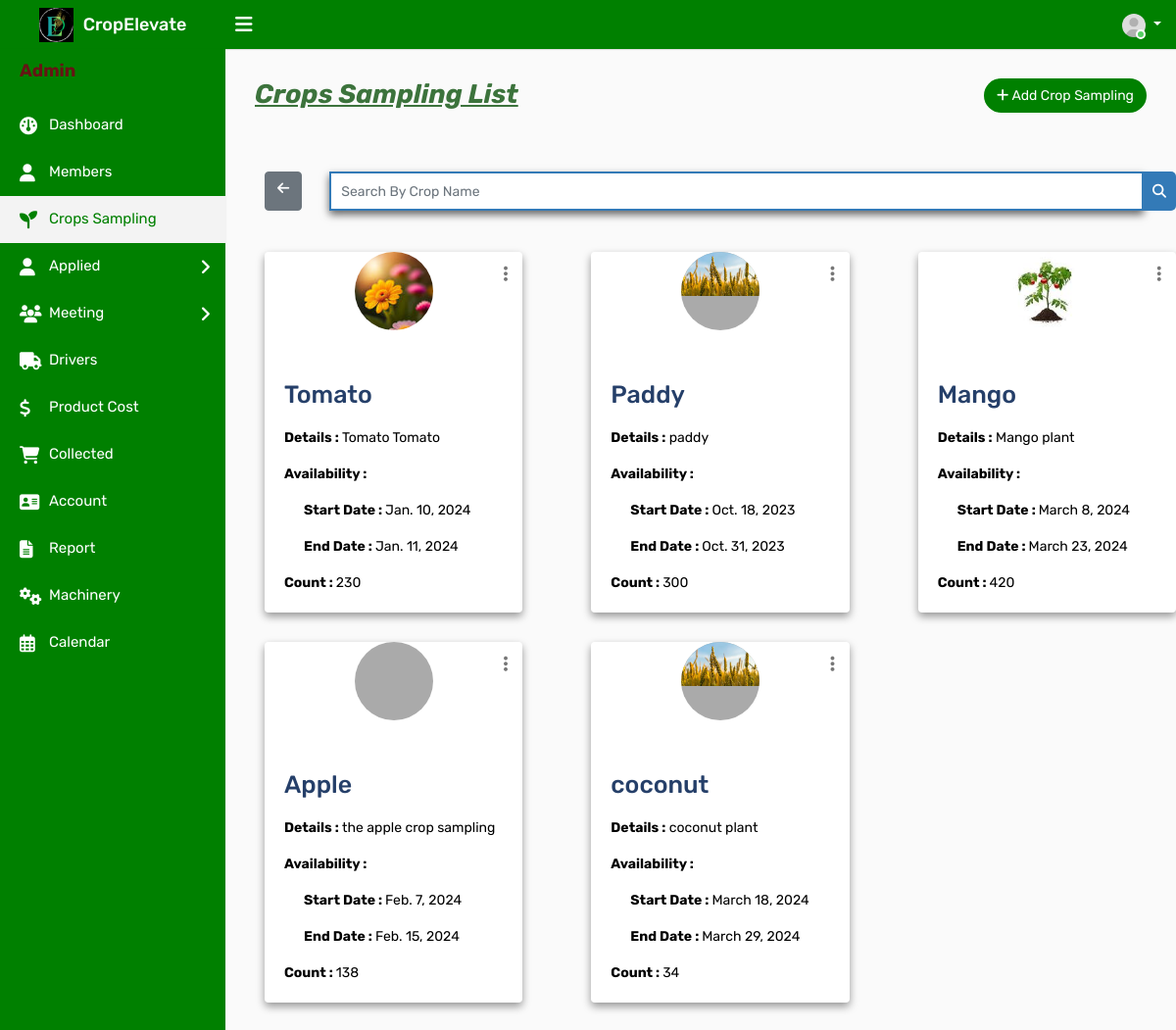
Before: /adcrop with the older database file.
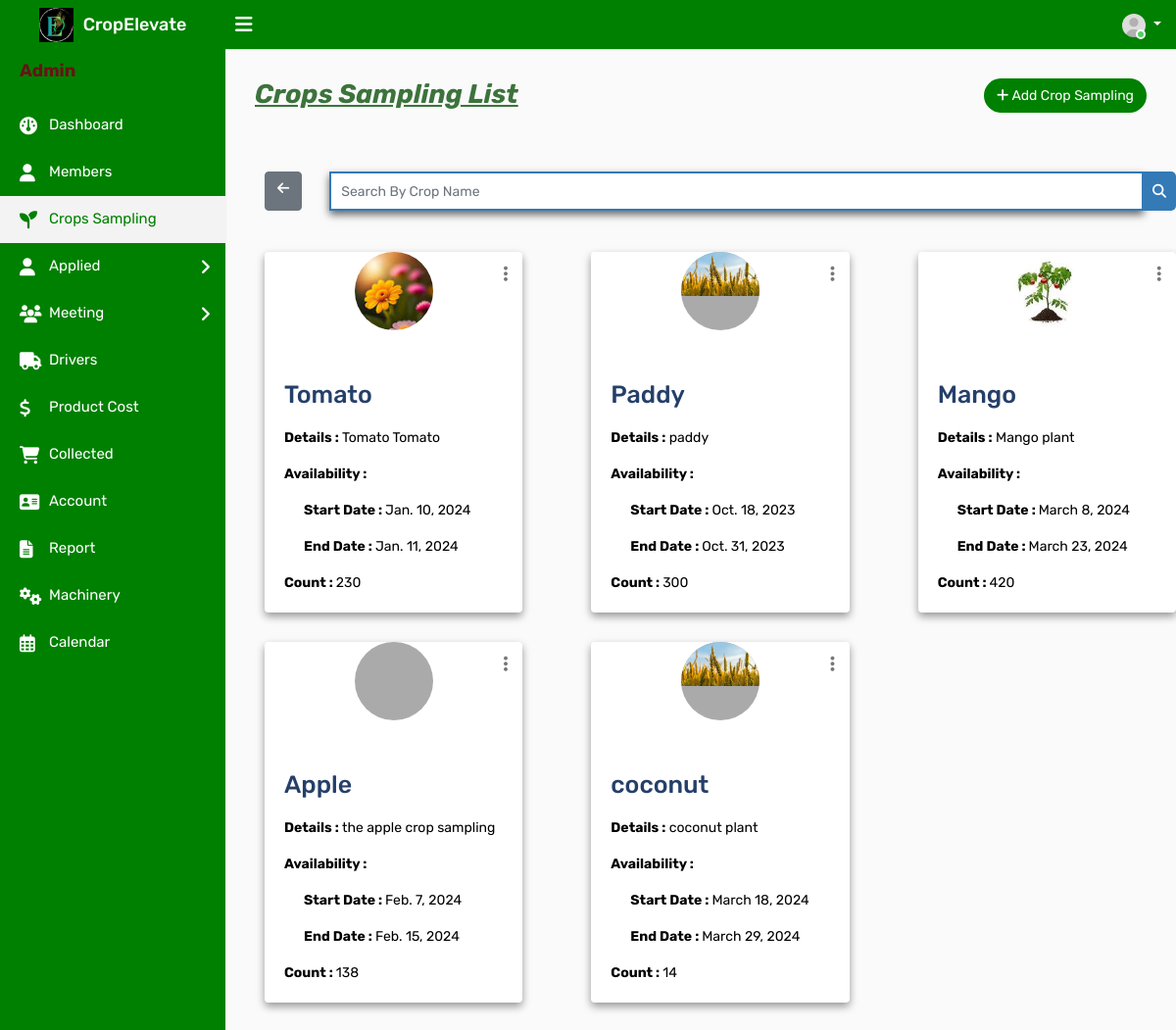
After: the same page with the newer database file.
### ceapp/models.py (models this page shows)
class Crop(models.Model):
    Namec = models.CharField(max_length=100)
    des = models.TextField()
    start_date = models.DateField(null=True, blank=True)
    end_date = models.DateField(null=True, blank=True)
    count = models.PositiveIntegerField(default=0)
    crop_photo = models.ImageField(upload_to='crop_photos/', blank=True, null=True)
    is_active = models.BooleanField(default=True)
    created_at = models.DateTimeField(auto_now_add=True)
    current = models.BooleanField(default=False)

### ceapp/views.py (the view)
# urls.py: path('adcrop',views.adcrop,name='adcrop'),
def adcrop(request):
    crops = Crop.objects.all()
    return render(request, 'admintemp/adcrop.html', {'crops': crops})

### templates/admintemp/adcrop.html (shortened to what the changed rows need)
{% load static %}
<!DOCTYPE html>
<html lang="en">
<head>
    <link rel="stylesheet" type="text/css" href="{% static 'assets/css/bootstrap.min.css' %}">
    <link rel="stylesheet" type="text/css" href="{% static 'assets/css/dataTables.bootstrap4.min.css' %}">
    <link rel="stylesheet" type="text/css" href="{% static 'assets/css/font-awesome.min.css' %}">
    <link rel="stylesheet" type="text/css" href="{% static 'assets/css/style.css' %}">
    <link rel="stylesheet" href="https://cdnjs.cloudflare.com/ajax/libs/font-awesome/6.2.0/css/all.min.css">
</head>
<body>
                <div class="page-wrapper">
                        <br><br>
                        <div class="row">
                            {% for crop in crops %}
                            <div class="col-md-4">
                                <div class="card" style="box-shadow: 0 4px 8px 0 rgba(0, 0, 0, 0.4); margin-left:40px;">
                                    <div class="dropdown profile-action">
                                        <a href="#" class="action-icon dropdown-toggle" data-toggle="dropdown" aria-expanded="false"><i class="fa fa-ellipsis-v"></i></a>
                                    </div>
                                    <div class="doctor-img">
                                        <a class="avatar" href="#"><img alt="" src="{{ crop.crop_photo.url }}"></a>
                                       </div>
                                    <div class="card-body">
                                        <p>
                                        <h5 class="card-title" style="color:#253f69; font-size: 25px;">{{ crop.Namec }}</h5>
                                        <p class="card-text" style="color:black;"><b>Details :</b>  {{ crop.des }}</p>
                                        <p class="card-text" style="color:black;"><b>Availability :</b></p>
                                        <p class="card-text" style= "padding-left:20px; color:black;"><b>Start Date : </b> {{ crop.start_date }}</p>
                                        <p class="card-text"  style= "padding-left:20px; color:black;"><b>End Date :  </b>{{ crop.end_date }}</p>
                                        <p class="card-text"style="color:black;"><b>Count : </b> {{ crop.count }}</p>
                                    </div>
                                </div>
                            </div>
                            {% endfor %}
                        </div>
		</div>
</body>
</html>

Changed rows visible on the page:
changed Crop "coconut": count "34" → "14"
